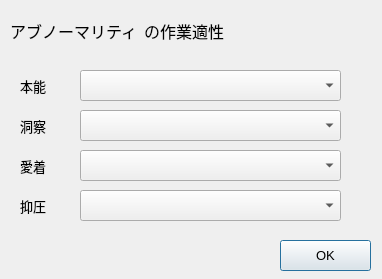
<?xml version="1.0" encoding="UTF-8"?>
<ui version="4.0">
 <class>SetWorkApetitudeForm</class>
 <widget class="QDialog" name="SetWorkApetitudeForm">
  <property name="geometry">
   <rect>
    <x>0</x>
    <y>0</y>
    <width>382</width>
    <height>279</height>
   </rect>
  </property>
  <property name="windowTitle">
   <string>Dialog</string>
  </property>
  <widget class="QWidget" name="horizontalLayoutWidget">
   <property name="geometry">
    <rect>
     <x>10</x>
     <y>10</y>
     <width>361</width>
     <height>41</height>
    </rect>
   </property>
   <layout class="QHBoxLayout" name="horizontalLayout" stretch="0,1">
    <item>
     <widget class="QLabel" name="lblAbnormality">
      <property name="sizePolicy">
       <sizepolicy hsizetype="Minimum" vsizetype="Preferred">
        <horstretch>0</horstretch>
        <verstretch>0</verstretch>
       </sizepolicy>
      </property>
      <property name="font">
       <font>
        <family>Yu Gothic UI</family>
        <pointsize>12</pointsize>
       </font>
      </property>
      <property name="text">
       <string>アブノーマリティ</string>
      </property>
     </widget>
    </item>
    <item>
     <widget class="QLabel" name="label_2">
      <property name="sizePolicy">
       <sizepolicy hsizetype="Minimum" vsizetype="Preferred">
        <horstretch>0</horstretch>
        <verstretch>0</verstretch>
       </sizepolicy>
      </property>
      <property name="font">
       <font>
        <family>Yu Gothic UI</family>
        <pointsize>12</pointsize>
       </font>
      </property>
      <property name="text">
       <string>の作業適性</string>
      </property>
     </widget>
    </item>
   </layout>
  </widget>
  <widget class="QLabel" name="lblAbnormality_2">
   <property name="geometry">
    <rect>
     <x>20</x>
     <y>70</y>
     <width>113</width>
     <height>31</height>
    </rect>
   </property>
   <property name="sizePolicy">
    <sizepolicy hsizetype="Minimum" vsizetype="Preferred">
     <horstretch>0</horstretch>
     <verstretch>0</verstretch>
    </sizepolicy>
   </property>
   <property name="font">
    <font>
     <family>Yu Gothic UI</family>
     <pointsize>10</pointsize>
    </font>
   </property>
   <property name="text">
    <string>本能</string>
   </property>
  </widget>
  <widget class="QLabel" name="lblAbnormality_3">
   <property name="geometry">
    <rect>
     <x>20</x>
     <y>110</y>
     <width>113</width>
     <height>31</height>
    </rect>
   </property>
   <property name="sizePolicy">
    <sizepolicy hsizetype="Minimum" vsizetype="Preferred">
     <horstretch>0</horstretch>
     <verstretch>0</verstretch>
    </sizepolicy>
   </property>
   <property name="font">
    <font>
     <family>Yu Gothic UI</family>
     <pointsize>10</pointsize>
    </font>
   </property>
   <property name="text">
    <string>洞察</string>
   </property>
  </widget>
  <widget class="QLabel" name="lblAbnormality_4">
   <property name="geometry">
    <rect>
     <x>20</x>
     <y>150</y>
     <width>113</width>
     <height>31</height>
    </rect>
   </property>
   <property name="sizePolicy">
    <sizepolicy hsizetype="Minimum" vsizetype="Preferred">
     <horstretch>0</horstretch>
     <verstretch>0</verstretch>
    </sizepolicy>
   </property>
   <property name="font">
    <font>
     <family>Yu Gothic UI</family>
     <pointsize>10</pointsize>
    </font>
   </property>
   <property name="text">
    <string>愛着</string>
   </property>
  </widget>
  <widget class="QLabel" name="lblAbnormality_5">
   <property name="geometry">
    <rect>
     <x>20</x>
     <y>190</y>
     <width>113</width>
     <height>31</height>
    </rect>
   </property>
   <property name="sizePolicy">
    <sizepolicy hsizetype="Minimum" vsizetype="Preferred">
     <horstretch>0</horstretch>
     <verstretch>0</verstretch>
    </sizepolicy>
   </property>
   <property name="font">
    <font>
     <family>Yu Gothic UI</family>
     <pointsize>10</pointsize>
    </font>
   </property>
   <property name="text">
    <string>抑圧</string>
   </property>
  </widget>
  <widget class="QComboBox" name="cmbInst">
   <property name="geometry">
    <rect>
     <x>80</x>
     <y>70</y>
     <width>261</width>
     <height>31</height>
    </rect>
   </property>
  </widget>
  <widget class="QComboBox" name="cmbInsi">
   <property name="geometry">
    <rect>
     <x>80</x>
     <y>110</y>
     <width>261</width>
     <height>31</height>
    </rect>
   </property>
  </widget>
  <widget class="QComboBox" name="cmbAtta">
   <property name="geometry">
    <rect>
     <x>80</x>
     <y>150</y>
     <width>261</width>
     <height>31</height>
    </rect>
   </property>
  </widget>
  <widget class="QComboBox" name="cmbSupr">
   <property name="geometry">
    <rect>
     <x>80</x>
     <y>190</y>
     <width>261</width>
     <height>31</height>
    </rect>
   </property>
  </widget>
  <widget class="QPushButton" name="pushButton">
   <property name="geometry">
    <rect>
     <x>280</x>
     <y>240</y>
     <width>91</width>
     <height>31</height>
    </rect>
   </property>
   <property name="font">
    <font>
     <family>Yu Gothic UI</family>
     <pointsize>10</pointsize>
    </font>
   </property>
   <property name="text">
    <string>OK</string>
   </property>
  </widget>
 </widget>
 <resources/>
 <connections>
  <connection>
   <sender>pushButton</sender>
   <signal>clicked()</signal>
   <receiver>SetWorkApetitudeForm</receiver>
   <slot>btnOK_clicked()</slot>
   <hints>
    <hint type="sourcelabel">
     <x>308</x>
     <y>262</y>
    </hint>
    <hint type="destinationlabel">
     <x>143</x>
     <y>256</y>
    </hint>
   </hints>
  </connection>
 </connections>
 <slots>
  <slot>btnOK_clicked()</slot>
 </slots>
</ui>
